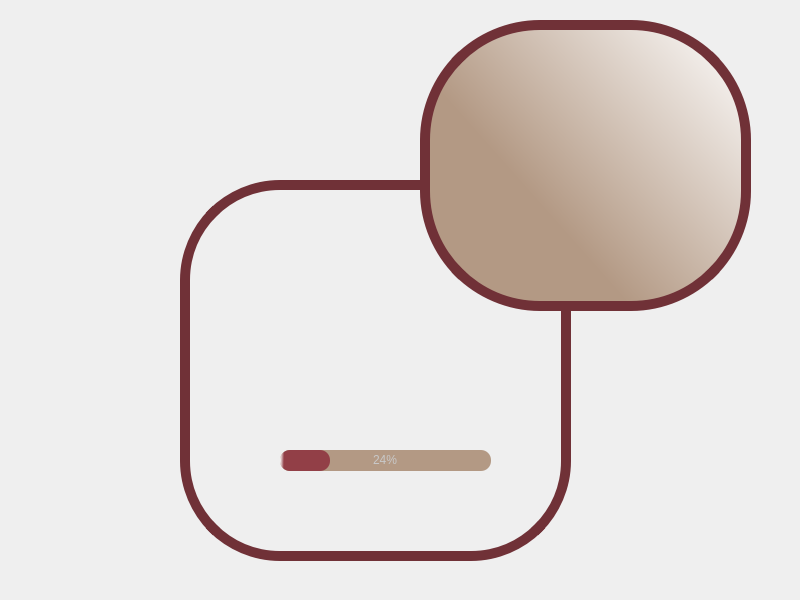
<?xml version="1.0" encoding="UTF-8"?>
<ui version="4.0">
 <class>MainWindow</class>
 <widget class="QMainWindow" name="MainWindow">
  <property name="geometry">
   <rect>
    <x>0</x>
    <y>0</y>
    <width>800</width>
    <height>600</height>
   </rect>
  </property>
  <property name="windowTitle">
   <string>MainWindow</string>
  </property>
  <widget class="QWidget" name="centralwidget">
   <widget class="QFrame" name="frame_2">
    <property name="geometry">
     <rect>
      <x>420</x>
      <y>20</y>
      <width>331</width>
      <height>291</height>
     </rect>
    </property>
    <property name="styleSheet">
     <string notr="true">background-color: qlineargradient(spread:pad, x1:0.29, y1:0.551136, x2:1, y2:0, stop:0 rgba(179, 153, 132, 255), stop:1 rgba(255, 255, 255, 255));
border:10px solid rgb(112, 49, 55);
border-radius:120px;</string>
    </property>
    <property name="frameShape">
     <enum>QFrame::StyledPanel</enum>
    </property>
    <property name="frameShadow">
     <enum>QFrame::Raised</enum>
    </property>
   </widget>
   <widget class="QLabel" name="label_2">
    <property name="geometry">
     <rect>
      <x>180</x>
      <y>180</y>
      <width>391</width>
      <height>381</height>
     </rect>
    </property>
    <property name="styleSheet">
     <string notr="true">
border:10px solid rgb(112, 49, 55) ;
border-radius: 100px;</string>
    </property>
    <property name="text">
     <string/>
    </property>
    <property name="pixmap">
     <pixmap resource="splash.qrc">:/splashscreenimages/icons/default.png</pixmap>
    </property>
    <property name="scaledContents">
     <bool>true</bool>
    </property>
   </widget>
   <widget class="QLabel" name="label">
    <property name="geometry">
     <rect>
      <x>460</x>
      <y>75</y>
      <width>261</width>
      <height>181</height>
     </rect>
    </property>
    <property name="text">
     <string/>
    </property>
    <property name="pixmap">
     <pixmap resource="splash.qrc">:/splashscreenimages/icons/youtube-logo-png-2067.png</pixmap>
    </property>
    <property name="scaledContents">
     <bool>true</bool>
    </property>
   </widget>
   <widget class="QProgressBar" name="progressBar">
    <property name="geometry">
     <rect>
      <x>280</x>
      <y>450</y>
      <width>211</width>
      <height>21</height>
     </rect>
    </property>
    <property name="styleSheet">
     <string notr="true">QProgressBar {
	
	
	
	background-color: rgb(179, 153, 132);
	color: rgb(200, 200, 200);
	border-style: none;
	border-radius: 10px;
	text-align: center;
}
QProgressBar::chunk{
	border-radius: 10px;
	
	
	background-color: qlineargradient(spread:pad, x1:1, y1:0.557, x2:0, y2:0.545591, stop:0.920455 rgba(146, 63, 71, 255), stop:1 rgba(255, 255, 255, 255));
}</string>
    </property>
    <property name="value">
     <number>24</number>
    </property>
   </widget>
   <zorder>label_2</zorder>
   <zorder>frame_2</zorder>
   <zorder>label</zorder>
   <zorder>progressBar</zorder>
  </widget>
 </widget>
 <resources>
  <include location="splash.qrc"/>
 </resources>
 <connections/>
</ui>
